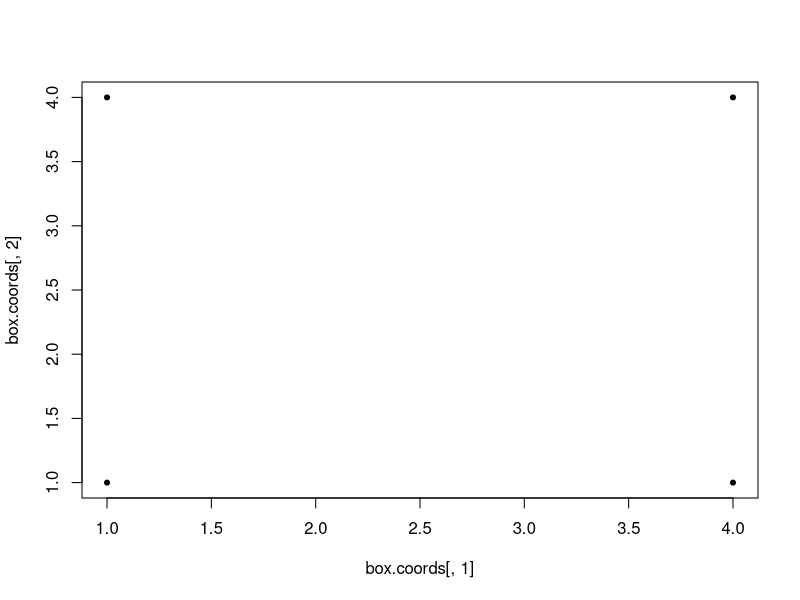

Reproduce this figure in R.
# https://chitchatr.wordpress.com/2015/01/23/calculating-the-area-of-a-convex-hull/

# convex hull calculation

box.coords <- matrix(c(1, 1,
                       4, 1,
                       1, 4,
                       4, 4), nrow = 4, ncol = 2, byrow = T)

# box.coords <- matrix(c(1, 1,
#                        4, 1), nrow = 2, ncol = 2, byrow = T)
plot(box.coords[,1], box.coords[,2], pch = 20)

box.hpts <- chull(x = box.coords[,1], y = box.coords[,2])
box.hpts <- c(box.hpts, box.hpts[1])
box.chull.coords <- box.coords[box.hpts,]

# library(sp)
#
# chull.poly <- Polygon(box.chull.coords, hole=F)
# chull.area <- chull.poly@area



library(sf)
chull.poly <- st_polygon(list(box.chull.coords))
chull.area <- st_area(chull.poly)
